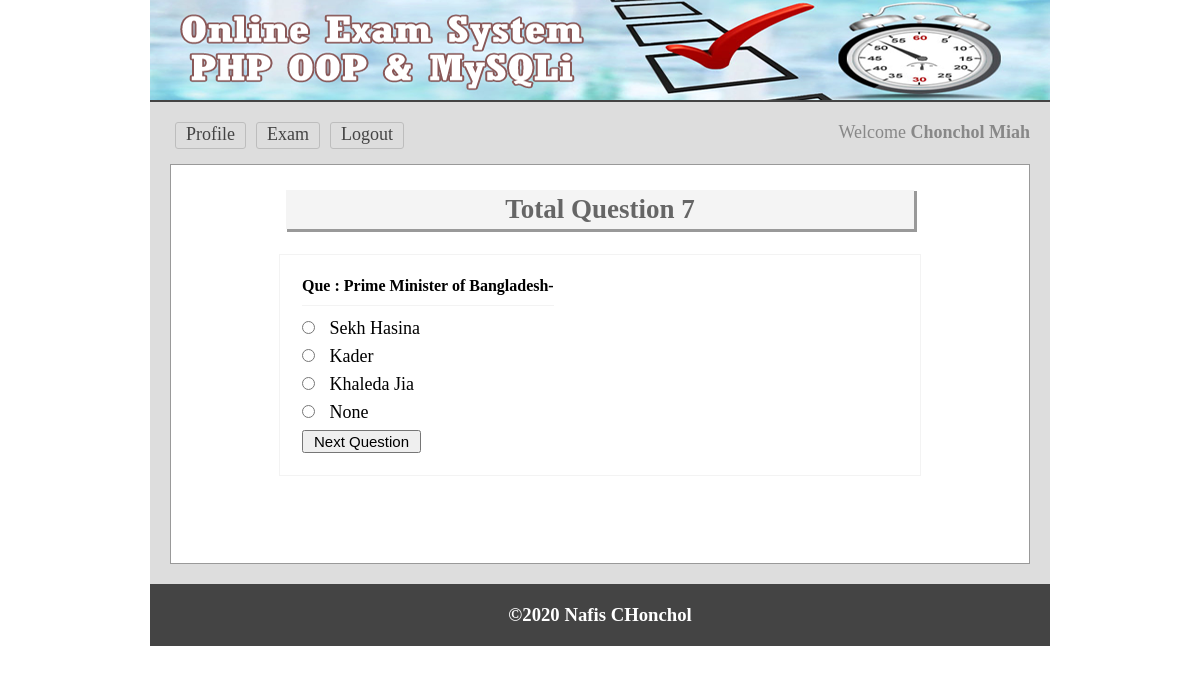
Page /test.php?q=1 (signed in) on the committed database.
### tables this page shows
CREATE TABLE `tbl_ques` (
  `id` int(11) NOT NULL,
  `quesNo` int(11) NOT NULL,
  `ques` text NOT NULL
);

CREATE TABLE `tbl_ans` (
  `id` int(11) NOT NULL,
  `quesNo` int(11) NOT NULL,
  `rightAns` int(11) DEFAULT 0,
  `ans` text NOT NULL
);

### classes/Exam.php (called while the page is built, shortened)
<?php
	$filepath = realpath(dirname(__FILE__));
	include_once ($filepath.'/../lib/Database.php');
	class Exam{
		private $db;
		public function __construct()
		{
			$this->db=new Database();
		}
		public function getTotalRows()
		{
			$query="SELECT COUNT(ques) as a FROM `tbl_ques`";
			$result=$this->db->select($query);
			if($result)
			{
				$r=$result->fetch_assoc();
				return $r['a'];
			}
			else
			{
				echo "Have problem in getTotalRows Function or don't have data in database";
				exit();
			}
		}
		public function getQuestionByNumber($number)
		{
			$sql="SELECT * FROM `tbl_ques` where quesNo='$number'";
			$result=$this->db->select($sql);
			if($result)
			{
				$getData=$result->fetch_assoc();
				return $getData;
				exit();
			}
			else
			{
				echo "Something Wrong....";
				exit();
			}
		}
		public function getAnsByNumber($number)
		{
			$sql="SELECT * FROM `tbl_ans` WHERE quesNo='$number'";
			$result=$this->db->select($sql);
			if($result)
			{
				return $result;
				exit();
			}
			else
			{
				echo "Something Wrong....";
				exit();
			}
		}
	}
?>

### lib/Database.php (called while the page is built, shortened)
<?php
Class Database{
	public $host   = DB_HOST;
	public $user   = DB_USER;
	public $pass   = DB_PASS;
	public $dbname = DB_NAME;
	public $link;
	private function connectDB(){
	$this->link = new mysqli($this->host, $this->user, $this->pass, $this->dbname);
 }
	public function select($query){
		$result = $this->link->query($query) or die($this->link->error.__LINE__);
		if($result->num_rows > 0){
			return $result;
		} else {
			return false;
		}
	}
}

### test.php (the view, shortened to what this page needs)
<?php include 'inc/header.php'; ?>
<?php
	$total=$exm->getTotalRows();
	if(!empty($_GET['q']))
	{
		$number=(int)$_GET['q'];
	}
	else
	{
		header("Location:exam.php");
	}
	$ques=$exm->getQuestionByNumber($number);
	$ans=$exm->getAnsByNumber($number);
?>
<div class="main">
<h1>Total Question <?php echo $total; ?></h1>
	<div class="test">
		<form method="post" action="">
		<table>
			<tr>
				<td colspan="2">
				 <h3>Que : <?php echo $ques['ques']; ?></h3>
				</td>
			</tr>
			<?php foreach($ans as $key => $result) { ?>
			<tr>
				<td>
				 <input type="radio" name="ans" value="<?php echo $result['id']?>"/> <?php echo $result['ans'];?>
				</td>
			</tr>
			<?php } ?>
			<tr>
			  <td>
				<input type="submit" name="submit" value="Next Question"/>
			</td>
			</tr>
		</table>
</div>
 </div>
<?php include 'inc/footer.php'; ?>

### css/main.css (style rules this page uses)
* { margin:0;padding:0;outline:none }
body { font-family:verdana }
input[type="submit"] { cursor: pointer; font-size: 15px; padding: 1px 10px; }
.main { background: #fff none repeat scroll 0 0; border: 1px solid #999; margin-top: 10px; min-height: 368px; padding: 15px; width: 828px; }
.main h1 { background: #f4f4f4 none repeat scroll 0 0; box-shadow: 2px 2px 0 1px #999; color: #666; margin: 10px auto 25px; padding: 4px; text-align: center; width: 620px; }
.test { border: 1px solid #f3f3f3; margin: 0 auto; max-width: 600px; padding: 20px; }
.test input[type="radio"] { margin-bottom: 10px; margin-right: 10px; cursor:pointer; }
.test h3 { border-bottom: 1px solid #f3f3f3; font-size: 16px; margin-bottom: 10px; padding-bottom: 10px; }

### rows in the picture
tbl_ques: ques "Prime Minister of Bangladesh-"
tbl_ans: ans "Sekh Hasina"
tbl_ans: ans "Kader"
tbl_ans: ans "Khaleda Jia"
tbl_ans: ans "None"

### other values in the picture
Session::get('name') "Chonchol Miah"
$total "7"
